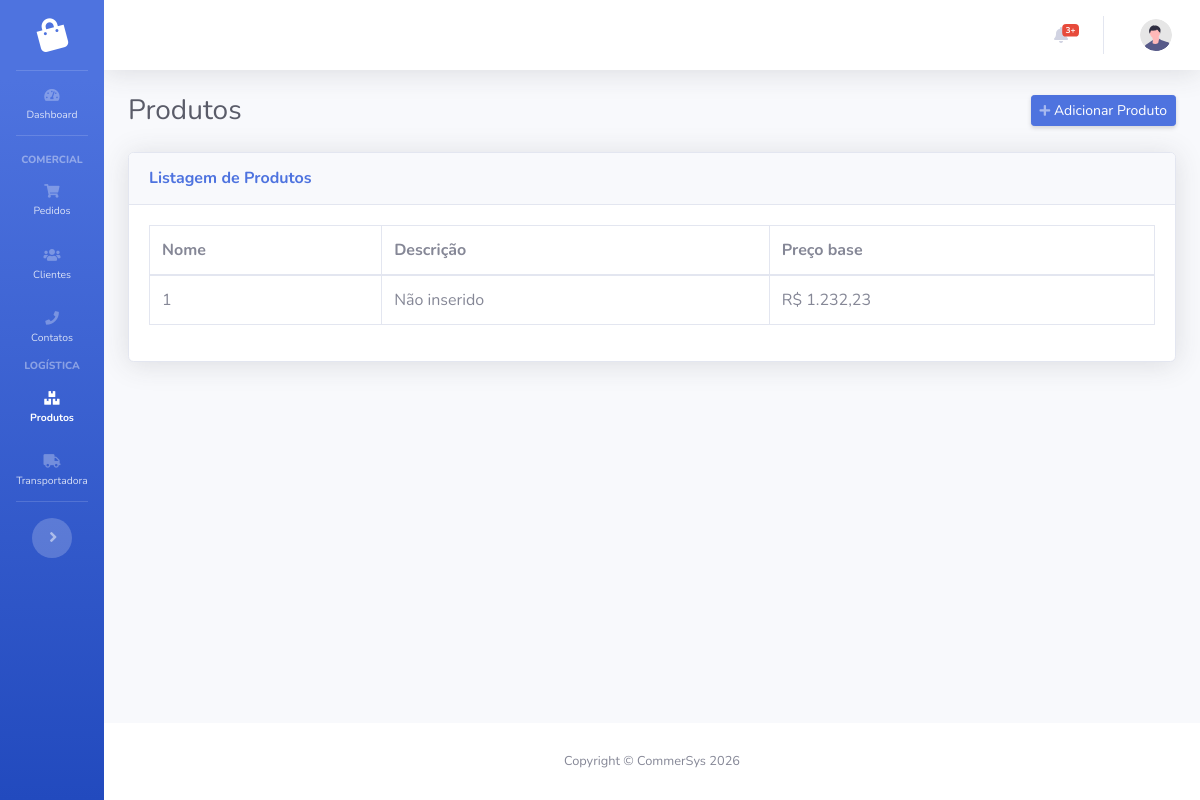
Page /logistica/produtos/ on the earlier database version.
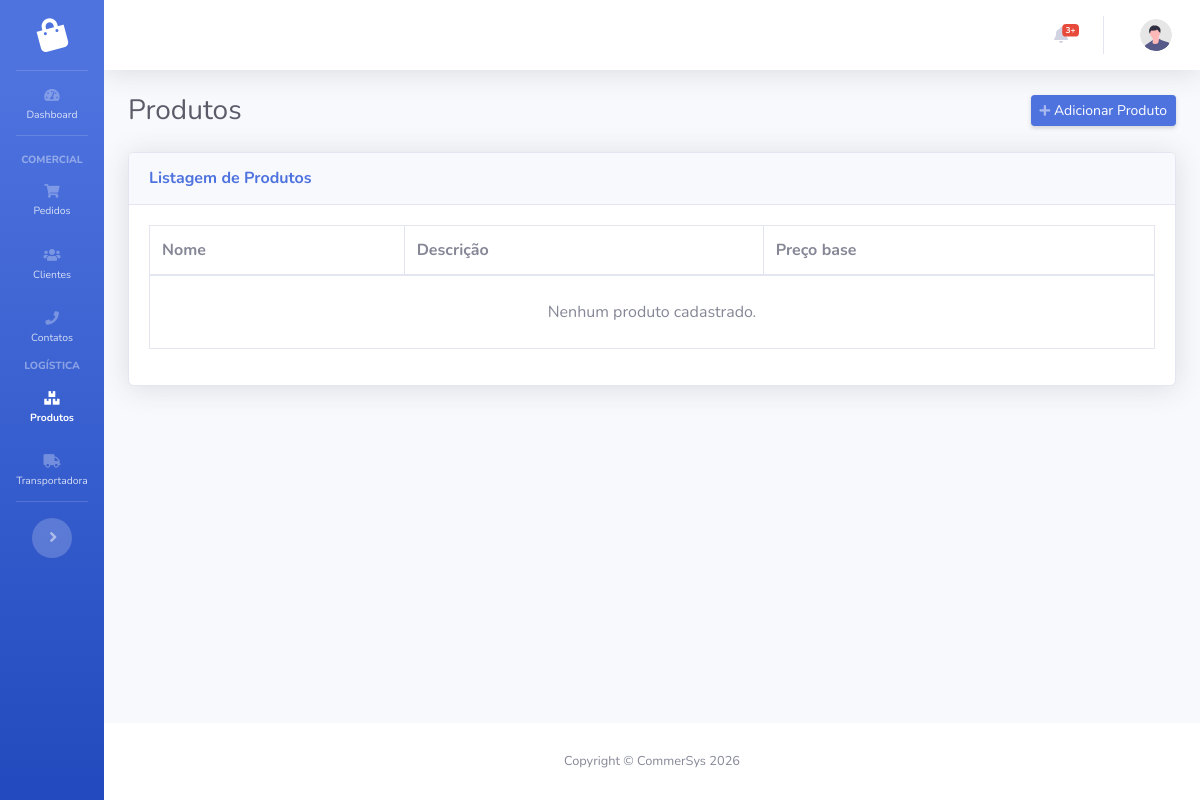
Same page on the later database version.
### logistica/models.py (models this page shows, shortened)
class Produto(models.Model):
    ORIGEM_CHOICES = [
        (0, "Nacional"),
        (1, "Estrangeira - Importação direta"),
        (2, "Estrangeira - Adquirida no mercado interno"),
    ]
    MEDIDA_CHOICES = [(0, "UN"), (1, "KG"), (2, "PC"), (3, "L")]
    nome = models.CharField(max_length=100)
    descricao = models.CharField(max_length=100, blank=True, null=True)
    preco_base = models.DecimalField(max_digits=10, decimal_places=2)
    ncm = models.CharField(max_length=10)
    unidade_medida = models.IntegerField(choices=MEDIDA_CHOICES, default=0)
    origem = models.IntegerField(choices=ORIGEM_CHOICES, default=0)
    created_at = models.DateTimeField(auto_now_add=True)
    updated_at = models.DateTimeField(auto_now=True)

### logistica/views.py (the view)
# urls.py: path('produtos/', views.ProdutoListView.as_view(), name='produtos'),
class ProdutoListView(ListView):
    model = Produto
    template_name = "logistica/produto_list.html"
    context_object_name = "produtos"

### logistica/templates/logistica/produto_list.html (shortened to what this page needs)
{% extends 'base.html' %}
{% load static %}
{% load humanize %}
{% block extra_css %}
  <link href="https://cdn.datatables.net/1.10.25/css/dataTables.bootstrap4.min.css" rel="stylesheet" />
{% endblock extra_css %}
{% block content %}
<div class="d-flex align-items-center justify-content-between mb-4">
  <h1 class="h3 mb-0 text-gray-800">Produtos</h1>
  <a href="{% url 'logistica:produto_create' %}" class="d-sm-inline-block btn btn-sm btn-primary shadow-sm">
    <i class="fas fa-plus fa-sm text-white-50"></i>
    <span class="d-none d-sm-inline"> Adicionar Produto</span>
  </a>
</div>
<div class="card shadow mb-4">
  <div class="card-header py-3">
    <h6 class="m-0 font-weight-bold text-primary">Listagem de Produtos</h6>
  </div>
  <div class="card-body">
    <div class="table-responsive">
      <table class="table table-bordered table-hover" id="dataTable" width="100%" cellspacing="0">
        <thead>
          <tr>
            <th>Nome</th>
            <th>Descrição</th>
            <th>Preço base</th>
          </tr>
        </thead>
        <tbody>
          {% for produto in produtos %}
            <tr data-bs-detail="{% url 'logistica:produto_detail' produto.id %}"
                style="cursor: pointer;">
              <td>{{ produto.nome|default_if_none:'Não inserido' }}</td>
              <td>{{ produto.descricao|default_if_none:'Não inserido'|truncatechars:50 }}</td>
              <td>R$ {{ produto.preco_base|default_if_none:'Não inserido'|intcomma }}</td>
            </tr>
          {% empty %}
            <tr>
              <td colspan="3" class="text-center text-muted py-4">
                Nenhum produto cadastrado.
              </td>
            </tr>
          {% endfor %}
        </tbody>
      </table>
    </div>
  </div>
</div>
{% endblock content %}

Differences in the rows shown:
removed Produto: nome "1", descricao "Não inserido", preco_base "1.232,23"
Other differences:
text now shown: "Nenhum produto cadastrado."
